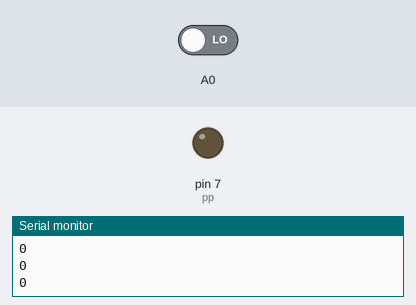
Recording of a sketch running on a simulated Arduino Uno, built with avr-gcc and run on an emulated ATmega328P. Parts: output pins drawn as LEDs (lit = HIGH), the last lines printed to the serial monitor. The test bench sets the inputs (shaded band); at power-on: A0 LOW.

Above: at 1.2 s.
1.3 s: A0 driven HIGH
At 1.9 s:
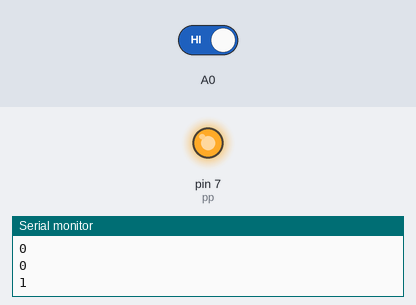
3.0 s: A0 driven LOW
At 5.3 s:
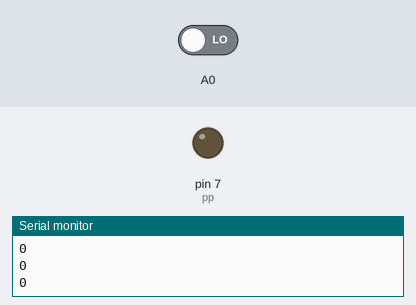
Timing chart, 0 to 6.8 s (numbered marks = the images above; inputs shaded):
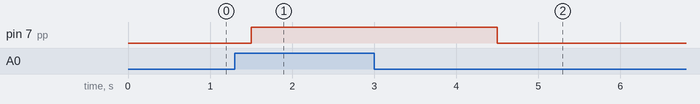

Measured:
- after the input at 1.3 s, pin 7 (pp): LOW → HIGH after 0.20 s
- after the input at 3.0 s, pin 7 (pp): goes on until 4.5 s, then stays LOW

The sketch:

pir.ino
```cpp
int pp=7;
void setup()
{
  Serial.begin(9600);
  pinMode(pp, OUTPUT);
}

void loop()
{
  Serial.write("\n");
  int datt=digitalRead(A0);
  Serial.print(datt);
  delay(100);
  if(datt == 1){
  digitalWrite(pp,1);
  delay(3000);
  digitalWrite(pp,0);
  }
  delay(100);
}
```
